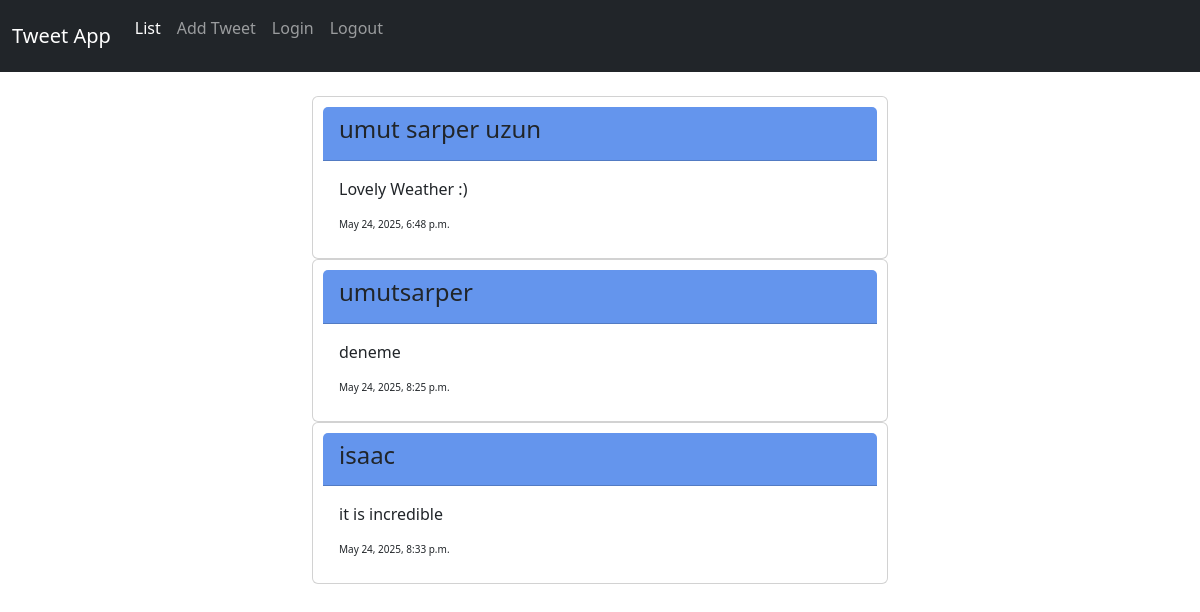
/, run on an earlier commit of the app's database.
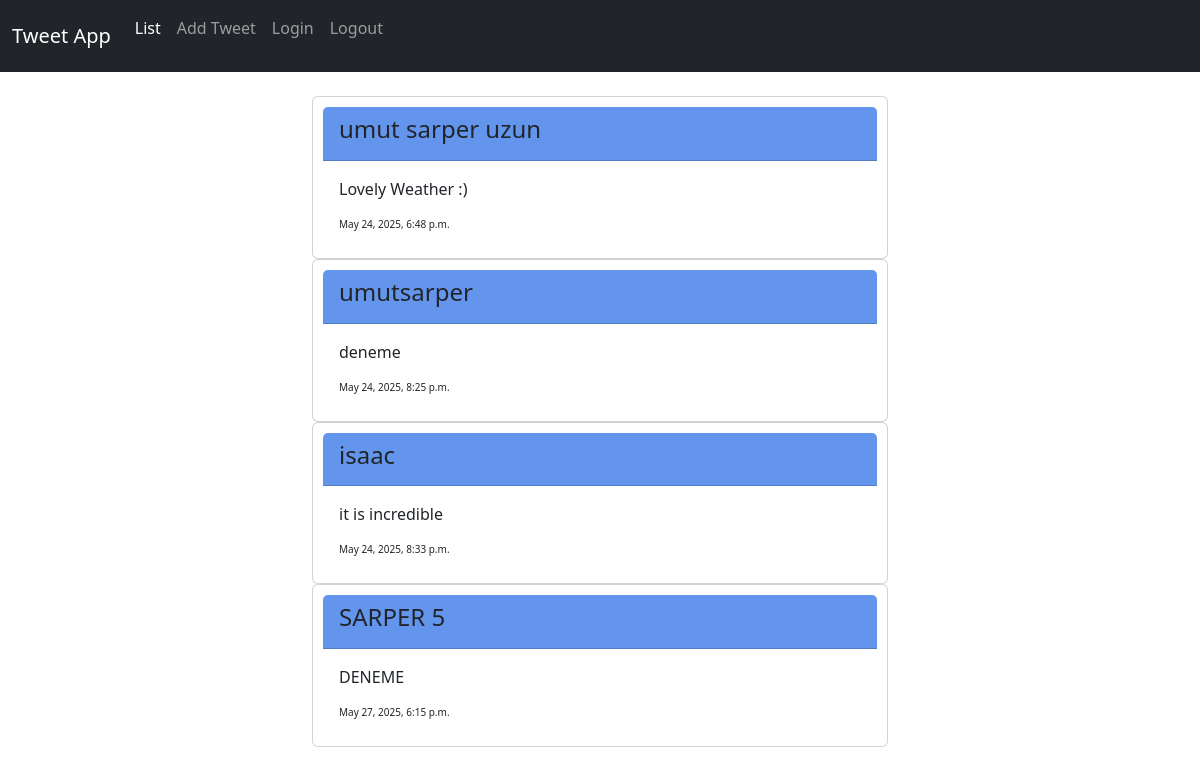
And on a later commit of the database.
### tweetapp/models.py (models this page shows, shortened)
class Tweet(models.Model):
    nickname= models.CharField(max_length=50)
    message=models.CharField(max_length=50)
    created_at = models.DateTimeField(auto_now_add=True)

### tweetapp/views.py (the view)
# urls.py: path("",views.list_tweet,name="list_tweet"), #sarperuzun.com/tweetapp/
def list_tweet(request):
    all_tweets= models.Tweet.objects.all()
    tweet_dict = {"Tweets": all_tweets}
    return render(request,"tweetapp/list_tweet.html",context=tweet_dict)

### tweetapp/templates/tweetapp/list_tweet.html
{% extends "base.html" %} {% block content%}
<div class="container" style="width: 50%;">
  {% for tweet in Tweets %}
  <div class="card" style="padding: 10px">
    <div class="card-header" style="background-color:cornflowerblue">
        <h4>{{tweet.nickname}}</h4>
    </div>
    <div class="card-body">
        <p class="card-text">{{tweet.message}}</p>
        <div class="time" style="font-size:10px ">
            {{tweet.created_at}}
        </div>
    </div>
  </div>
  {% endfor %}
</div>
{% endblock %}

### templates/base.html (shortened to what this page needs)
{% load static %}
<html lang="en">
  <head>
    <link
      href="https://cdn.jsdelivr.net/npm/bootstrap@5.3.6/dist/css/bootstrap.min.css"
      rel="stylesheet"
    />
    <link rel="stylesheet" href="{% static 'tweetapp/customform.css'%}">
  </head>
  <body>
    <nav class="navbar navbar-expand-md navbar-dark bg-dark mb-4">
      <div class="container-fluid">
        <a class="navbar-brand" href="{% url 'tweetapp:list_tweet' %}">Tweet App</a>
        <div class="collapse navbar-collapse" id="navbarCollapse">
          <ul class="navbar-nav me-auto mb-2 mb-md-0">
            <li class="nav-item">
              <a class="nav-link active" aria-current="page" href="{% url 'tweetapp:list_tweet' %}">List</a>
            </li>
            <li class="nav-item"><a class="nav-link" href="{% url 'tweetapp:add_tweet' %}">Add Tweet</a></li>
            <li class="nav-item"><a class="nav-link" href="{% url 'login' %}">Login</a></li>
            <li class="nav-item"><form action="{% url 'logout' %}?next=/" method="post">{% csrf_token %}<button type="submit" class="nav-link btn btn-link">Logout</button></form></li>
          </ul>
        </div>
      </div>
    </nav>
    {% block content%}
    {% endblock %}
  </body>
</html>

What changed in the data, as far as the page shows it:
added Tweet: nickname "SARPER 5", message "DENEME", created_at "May 27, 2025, 6:15 p.m."
